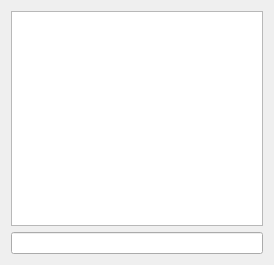
<ui version="4.0" >
 <class>firuqtClass</class>
 <widget class="QWidget" name="firuqtClass" >
  <property name="geometry" >
   <rect>
    <x>0</x>
    <y>0</y>
    <width>274</width>
    <height>265</height>
   </rect>
  </property>
  <property name="windowTitle" >
   <string>firuqt</string>
  </property>
  <layout class="QGridLayout" name="gridLayout" >
   <item row="0" column="0" >
    <widget class="QListView" name="listView" />
   </item>
   <item row="1" column="0" >
    <widget class="QLineEdit" name="lineEdit" />
   </item>
  </layout>
  <action name="actionGoNext" >
   <property name="text" >
    <string>goNext</string>
   </property>
  </action>
  <action name="actionGoBack" >
   <property name="text" >
    <string>goBack</string>
   </property>
  </action>
 </widget>
 <layoutdefault spacing="6" margin="11" />
 <resources/>
 <connections/>
</ui>
